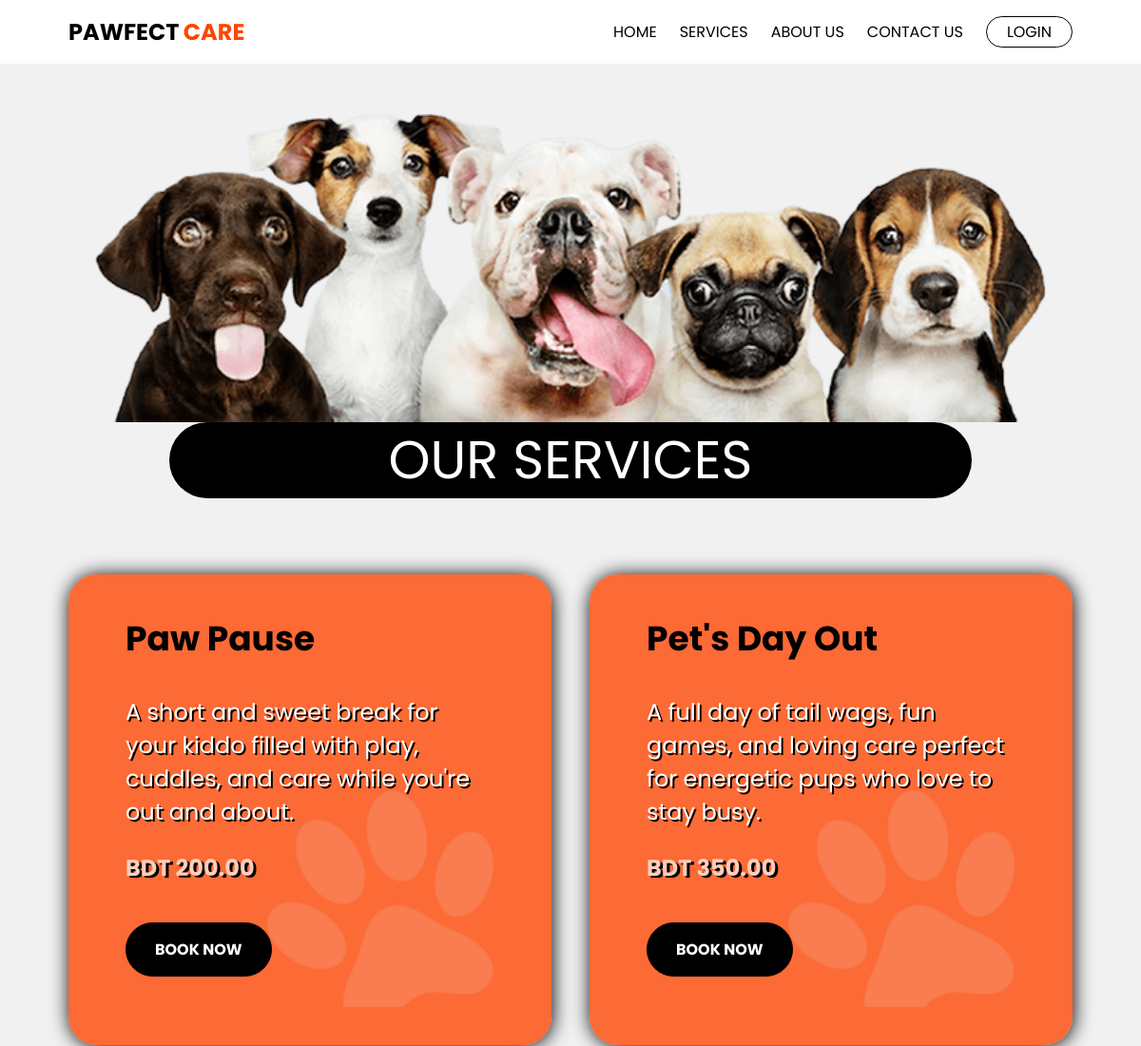
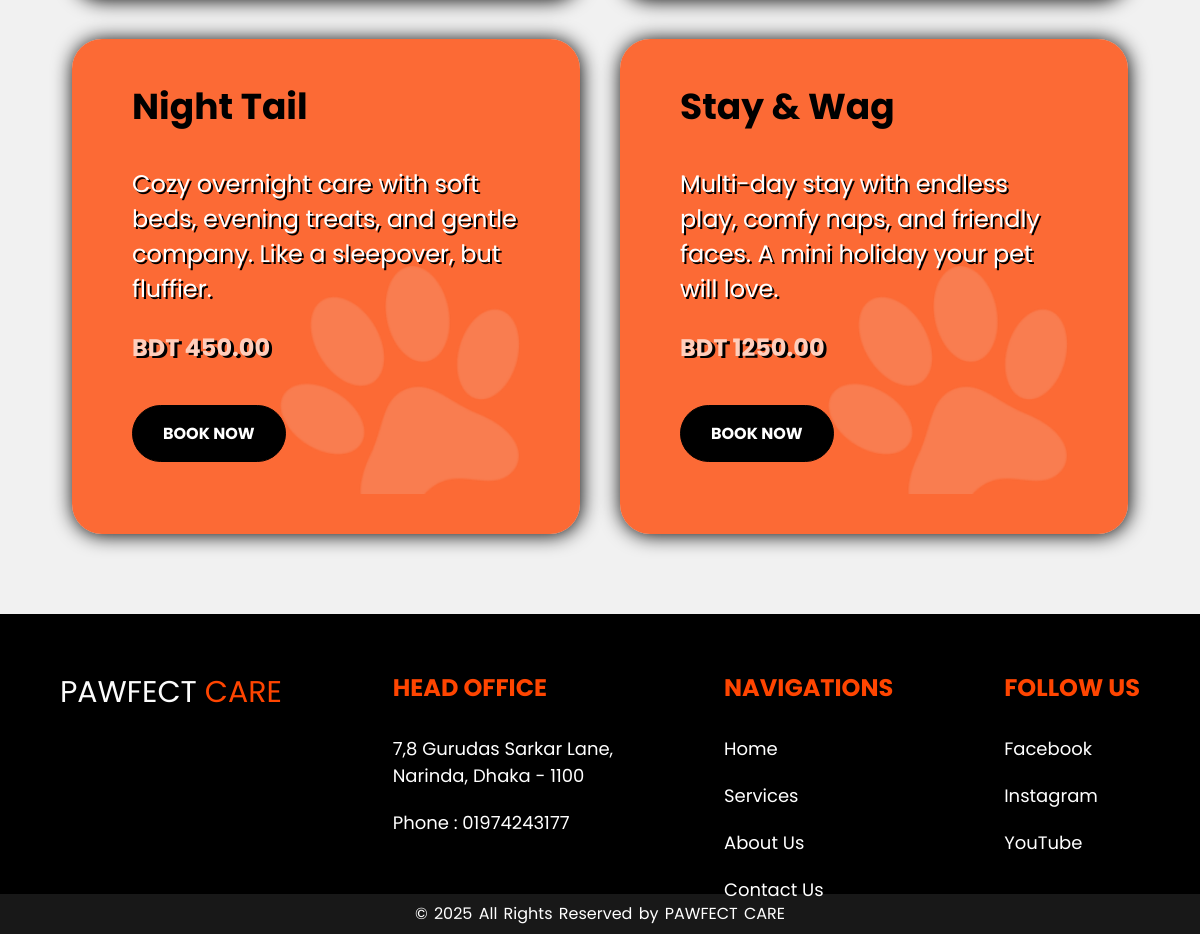
Page /services/ on the committed database (2 pictures, top to bottom).
### adminpanel/models.py (models this page shows, shortened)
class Package(models.Model):
    name = models.CharField(max_length=100)
    price = models.DecimalField(max_digits=10, decimal_places=2)
    description = models.TextField()

### client/views.py (the view)
# urls.py: path('services/', views.services_page, name='services'),
def services_page(request):
    packages = Package.objects.order_by('-id')
    return render(request, 'client/services.html', {'packages': packages})

### client/templates/client/services.html (shortened to what this page needs)
{% load static %}
<!DOCTYPE html>
<html lang="en">
<head>
    <link rel="stylesheet" href="{% static 'client/css/services.css' %}">
</head>
<body>
<header>
    <nav>
        <a href="{% url 'home' %}"><p class="logo"><span class="logo1st">PAWFECT</span> <span class="logo2nd">CARE</span></p></a>
        <ul>
            <li><a href="{% url 'home' %}" class="navlinks">HOME</a></li>
            <li ><a href="{% url 'services' %}" class="navlinks">SERVICES</a></li>
            <li><a href="{% url 'about' %}" class="navlinks">ABOUT US</a></li>
            <li><a href="{% url 'contact' %}" class="navlinks">CONTACT US</a></li>
            {% if user.is_authenticated %}
              <li><a href="{% url 'logout' %}" class="loginbtn">LOGOUT</a></li>
            {% else %}
              <li><a href="{% url 'login' %}" class="loginbtn">LOGIN</a></li>
            {% endif %}
        </ul>
    </nav>
</header>
<main>
    <div class="service">
        <div class="section">
            <img class="dogs" src="{% static 'client/Assets/dogs.png' %}" alt="Dogs" width="1500">
            <div class="serviceheading">
                <p>OUR SERVICES</p>
            </div>
        </div>
        <div class="services">
            {% for package in packages %}
            <div class="s s{{ forloop.counter }}">
                <div class="paw">
                    <img class="paw-img" src="{% static 'client/Assets/paw.png' %}" alt="Paw decorative">
                    <h1>{{ package.name }}</h1>
                    <p>{{ package.description }}</p>
                    <h2>BDT {{ package.price }}</h2>
                    <a href="{% url 'book' %}" class="booknowbtn">BOOK NOW</a>
                </div>
            </div>
            {% empty %}
            <p>No services available at the moment.</p>
            {% endfor %}
        </div>
    </div>
</main>
<footer>
    <p class="logo"><span class="logo1st">PAWFECT</span> <span class="logo2nd">CARE</span></p>
    <div class="address">
        <h2>HEAD OFFICE</h2>
        <p>7,8 Gurudas Sarkar Lane,<br> Narinda, Dhaka - 1100</p>
        <p>Phone : 01974243177</p>
    </div>
    <div class="navigation">
        <h2>NAVIGATIONS</h2>
        <div class="navlinks">
            <ul>
                <li><a href="{% url 'home' %}">Home</a></li>
                <li><a href="{% url 'services' %}">Services</a></li>
                <li><a href="{% url 'about' %}">About Us</a></li>
                <li><a href="{% url 'contact' %}">Contact Us</a></li>
            </ul>
        </div>
    </div>
    <div class="socialmedia">
        <h2>FOLLOW US</h2>
        <div class="sociallinks">
            <ul>
                <li><a href="#">Facebook</a></li>
                <li><a href="#">Instagram</a></li>
                <li><a href="#">YouTube</a></li>
            </ul>
        </div>
    </div>
</footer>
<div class="cr">
    <p>© 2025 All Rights Reserved by PAWFECT CARE</p>
</div>
</body>
</html>

### client/static/client/css/services.css (style rules this page uses)
* { margin: 0; padding: 0; box-sizing: border-box; }
body { font-family: "Poppins", sans-serif; background-color: #f1f1f1; }
nav { width: 100%; display: flex; justify-content: space-between; align-items: center; padding: 2vh 6vw; background-color: rgb(255, 255, 255); position: fixed; top: 0; z-index: 1000; }
nav a { text-decoration: none; }
nav .logo .logo1st { font-size: 24px; font-weight: bold; color: black; }
nav .logo .logo2nd { font-size: 24px; font-weight: bold; color: orangered; }
nav ul { display: flex; gap: 2vw; align-items: center; }
nav ul li { list-style: none; }
nav ul li a { font-size: 16px; text-decoration: none; position: relative; color: rgb(0, 0, 0); }
.navlinks::before { content: ''; position: absolute; bottom: -5px; left: 0; width: 0%; height: 2px; background-color: rgb(255, 69, 0); transition: all .5s; }
nav ul .loginbtn { text-decoration: none; font-size: 16px; color: black; padding: 4px 21px; margin: 0; border: 1px solid black; border-radius: 35px; }
.service { margin: 8vh 6vw 10vh; }
.section { margin: 15vh 0vw 10vh; display: flex; flex-direction: column; justify-content: center; align-items: center; }
.section .dogs { width: 1000px; }
.serviceheading { width: 80%; height: 10vh; background-color: black; border-radius: 75px; display: flex; justify-content: center; align-items: center; }
.serviceheading p { font-size: 56px; color: white; }
.services { display: grid; grid-template-columns: 1fr 1fr; gap: 5vh; }
.paw { position: relative; overflow: visible; }
.paw-img { position: absolute; right: 0; bottom: 0; width: 240px; height: auto; pointer-events: none; user-select: none; -webkit-user-drag: none; z-index: 0; }
.s { padding: 5vh 5vw; background-color: rgba(255, 68, 0, 0.780); box-shadow: 1px 1px 20px black; border-radius: 30px; }
.s h1 { margin-bottom: 4vh; font-size: 36px; }
.s h2 { margin: 3vh 0vw 1vh; font-size: 24px; color: #ffcebc; text-shadow: 3px 2px 0px black; }
.s p { font-size: 24px; color: white; text-shadow: 2px 2px 0px black; }
.services .booknowbtn { display: inline-block; text-decoration: none; margin: 4vh 0; padding: 15px 30px; background-color: black; border: 1px solid black; border-radius: 35px; color: white; font-size: 16px; font-weight: bold; }
footer { height: 35vh; background-color: black; padding: 7vh 5vw; display: flex; justify-content: space-between; align-items: start; }
footer .logo { font-size: 30px; color: rgb(252, 252, 252); }
footer .logo .logo2nd { color: orangered; }
footer h2 { margin-bottom: 30px; font-size: 24px; font-weight: bold; color: orangered; }
footer .address p { font-size: 18px; margin-bottom: 20px; color: white; }
footer .navlinks ul { display: flex; flex-direction: column; gap: 20px; }
footer .navlinks ul li { list-style: none; text-decoration: none; }
footer .navlinks ul li a { text-decoration: none; font-size: 18px; color: rgb(255, 255, 255); }
footer .sociallinks ul { display: flex; flex-direction: column; gap: 20px; }
footer .sociallinks ul li { list-style: none; text-decoration: none; }
footer .sociallinks ul li a { text-decoration: none; font-size: 18px; color: rgb(255, 255, 255); }
.cr p { height: 5vh; background-color: rgb(24, 24, 24); color: white; display: flex; align-items: center; justify-content: center; font-size: 16px; word-spacing: 2px; }

### rows in the picture
Package: name "Paw Pause", description "A short and sweet break for your kiddo filled with play, cuddles, and care while you're out and about.", price "200.00"
Package: name "Pet's Day Out", description "A full day of tail wags, fun games, and loving care perfect for energetic pups who love to stay busy.", price "350.00"
Package: name "Night Tail", description "Cozy overnight care with soft beds, evening treats, and gentle company. Like a sleepover, but fluffier.", price "450.00"
Package: name "Stay & Wag", description "Multi-day stay with endless play, comfy naps, and friendly faces. A mini holiday your pet will love.", price "1250.00"
